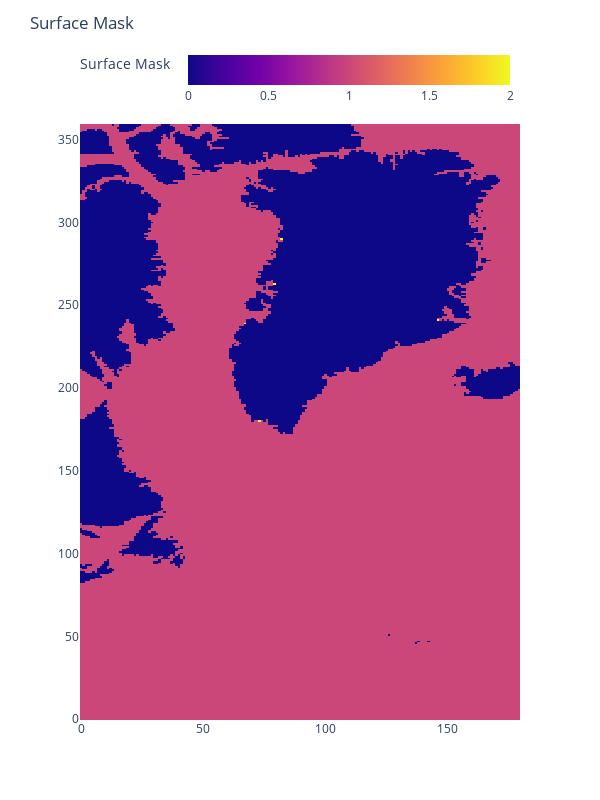

The code cell stored with this chart in its notebook:
### Code cell
# fig = draw_coastlines_plotly(coastline_points, 0)
num_of_sample = 5
arr_2d = np.array(coastline_points) # Example: 10 rows, 2 columns (x, y points)
random_index = np.random.choice(range(len(arr_2d)), num_of_sample, replace=False)  # Select row indices
random_points = [arr_2d[i] for i in random_index]

txt = "  {index:4.1f}  {col:5.1f}  {row:5.1f}"
for i in range(5):
    print(txt.format(index=i+1, row=random_points[i][0], col=random_points[i][1]))
    
draw_coastlines_plotly(random_points, 0)

### Figure 1 — Plotly figure (JSON) as saved in the notebook; plotly's stock layout.template omitted (floating-point values rounded to 4 significant figures; data arrays with more than 128 entries replaced by an {"elided": "..."} marker saying what was removed)
{"data": [{"colorbar": {"orientation": "h", "title": {"text": "Surface Mask"}}, "z": {"elided": "360x180 float values"}, "zmax": 2, "zmin": 0, "type": "heatmap"}], "layout": {"title": {"text": "Surface Mask"}, "width": 600, "height": 800}}
